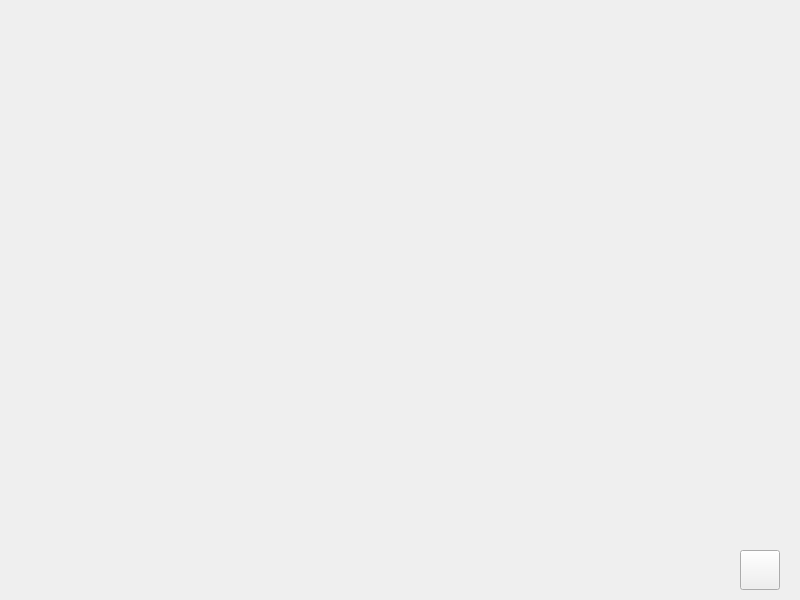
<?xml version="1.0" encoding="UTF-8"?>
<ui version="4.0">
 <class>Widget</class>
 <widget class="QWidget" name="Widget">
  <property name="geometry">
   <rect>
    <x>0</x>
    <y>0</y>
    <width>800</width>
    <height>600</height>
   </rect>
  </property>
  <property name="windowTitle">
   <string>Widget</string>
  </property>
  <widget class="QPushButton" name="pushButton">
   <property name="geometry">
    <rect>
     <x>740</x>
     <y>550</y>
     <width>40</width>
     <height>40</height>
    </rect>
   </property>
   <property name="minimumSize">
    <size>
     <width>40</width>
     <height>40</height>
    </size>
   </property>
   <property name="maximumSize">
    <size>
     <width>40</width>
     <height>40</height>
    </size>
   </property>
   <property name="styleSheet">
    <string notr="true">QPushButton{
image:url(:/image/pen.jpg)
}
QPushButton::pressed{
image:url(:/image/penpressed.jpg)
}</string>
   </property>
   <property name="text">
    <string/>
   </property>
  </widget>
 </widget>
 <resources/>
 <connections/>
</ui>
